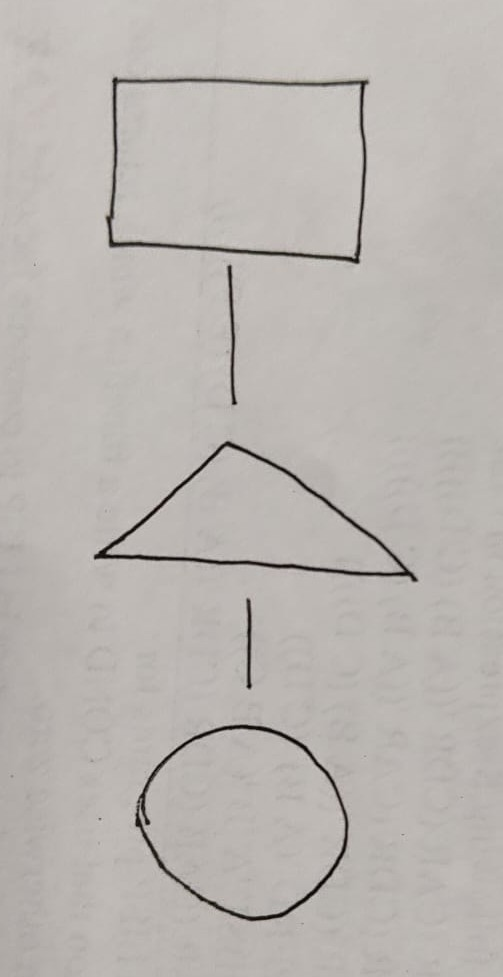
#> input picture img/test4.jpg, 503 x 977 px
$ python detect_lines_test.py
#> lines starting #> are read from the running program, lines starting #| are printed output that depends on the picture; after the words box and inside, x2 and y2 are one past the last pixel; in counts of white or black regions, pixels touching at a corner belong together
import cv2
import numpy as np
from scipy.spatial import KDTree

image = cv2.imread("img/test4.jpg")
#> image is the input picture: shape (977, 503, 3); mean B, G, R 177.8, 181.8, 186.5
blur = cv2.GaussianBlur(image, (7, 7), 1)
gray = cv2.cvtColor(blur, cv2.COLOR_BGR2GRAY)
inverted = cv2.bitwise_not(gray)
kernel = np.ones((7, 7), np.uint8)
eroded = cv2.dilate(inverted, kernel, iterations=1)
diluted_black = cv2.bitwise_not(eroded)
dst = cv2.cornerHarris(diluted_black, blockSize=5, ksize=3, k=0.1)
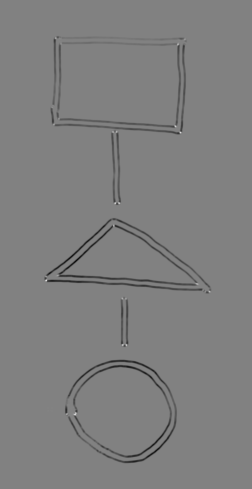
#> dst: shape (977, 503) float32 (shown at 1/2 size); min -0.000643, max 0.000619, mean -1.01e-05; drawn with min black and max white
threshold = 0.01 * dst.max()
#> threshold = 6.19e-06
corner_y, corner_x = np.where(dst > threshold)
#> corner_y = 525 values from 73 to 831; corner_x = 525 values, max 421 at index 376, min 90 at index 290, mean 233.7
corner_coords = list(zip(corner_x, corner_y))
#> corner_coords = 525 pairs, first value 90 to 421, second value 73 to 831

def merge_close_points(points, threshold=10):
#> called with threshold = 30
    tree = KDTree(points)
    merged = []
    visited = set()

    for i, pt in enumerate(points):
        if i in visited:
            continue
        nearby_idxs = tree.query_ball_point(pt, threshold)
        cluster = np.mean([points[j] for j in nearby_idxs], axis=0)
        merged.append(tuple(map(int, cluster)))
        visited.update(nearby_idxs)
#> this loop made 525 passes
#> pt on passes 2 to 4: (110, 74), (111, 74), (112, 74)
#> after the loop, merged = [(117, 79), (362, 83), (107, 218), (109, 230), (355, 257), (229, 263), (233, 406), (227, 450), (101, 555), (398, 571), (405, 575), (247, 596), (248, 689), (144, 825)]; visited = 525 items

    return merged

merged_corners = merge_close_points(corner_coords, threshold=30)
#> merged_corners has the same summary as merged in merge_close_points
print(f"Corners found:  {len(merged_corners)}")
#| Corners found:  14

output = image.copy()

for (x, y) in merged_corners:
    cv2.circle(output, (x, y), 5, (0, 0, 255), -1)
#> this loop made 14 passes
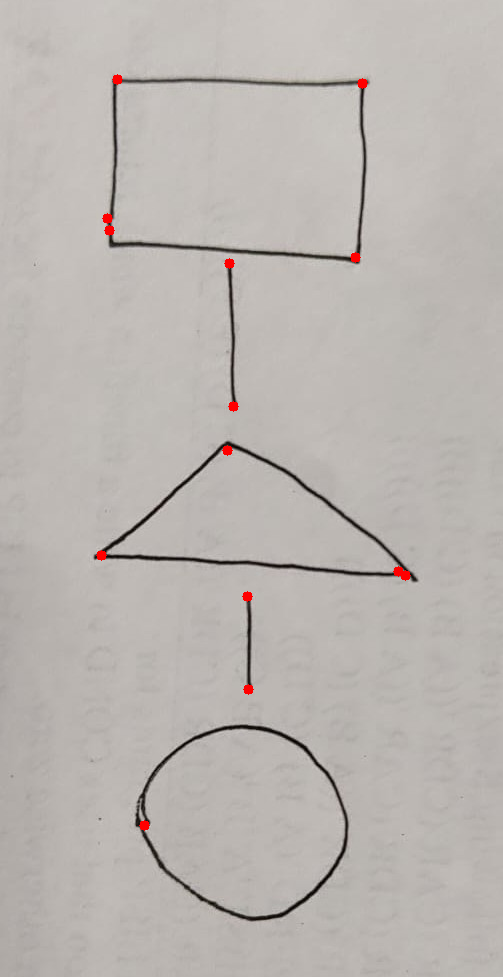
#> output: shape (977, 503, 3); 0.23% of pixels changed, all inside (x1, y1, x2, y2) = (96, 74, 411, 831)

_, binary_image = cv2.threshold(diluted_black, 127, 255, cv2.THRESH_BINARY)
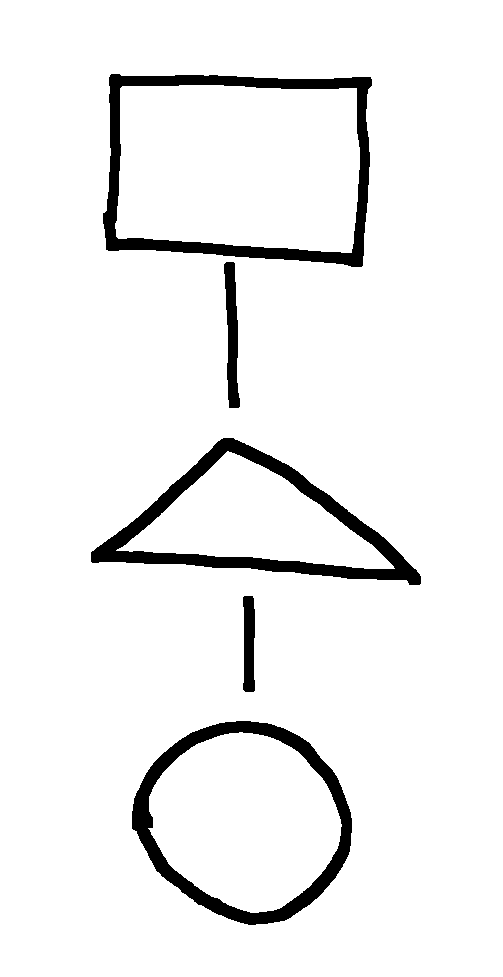
#> binary_image: shape (977, 503); 94.3% white; 5 black regions, box (x1, y1, x2, y2) and area: (103, 74, 372, 267) 8820, (91, 438, 421, 585) 8775, (132, 721, 352, 925) 7908, (224, 262, 240, 408) 1492, (243, 596, 255, 692) 1014
inverted = cv2.bitwise_not(binary_image)

#Masking
for (x, y) in merged_corners:
    cv2.circle(inverted, (x, y), radius=20, color=0, thickness=-1)
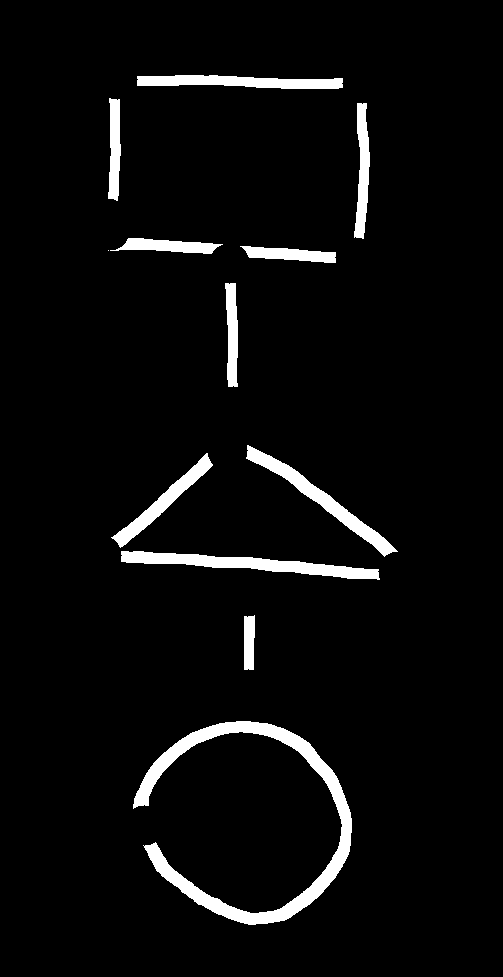
#> inverted: shape (977, 503); 4.5% white; 12 white regions (1 under 20 px)

def detect_lines_and_circles(image):
    contours, _ = cv2.findContours(image, cv2.RETR_EXTERNAL, cv2.CHAIN_APPROX_NONE)
#> contours = 12 contours, 1 with area under 20; largest, box (x1, y1, x2, y2) and area: (133, 721, 352, 925) 6736, (121, 551, 380, 580) 2624, (246, 445, 398, 557) 2166, (137, 75, 343, 89) 1828, (111, 453, 213, 548) 1544

    if len(image.shape) == 2:
        result = cv2.cvtColor(image, cv2.COLOR_GRAY2BGR)
#> result: shape (977, 503, 3); 4.5% white; 12 white regions (1 under 20 px), largest, box (x1, y1, x2, y2) and area: (133, 721, 352, 925) 7257, (121, 551, 380, 580) 2893, (246, 445, 398, 557) 2324
    else:
        result = image.copy()

    print(f"Contours found: {len(contours)}")
#| Contours found: 12

    line_endpoints = []

    if contours:
        cv2.drawContours(result, contours, -1, (0, 255, 0), 2)
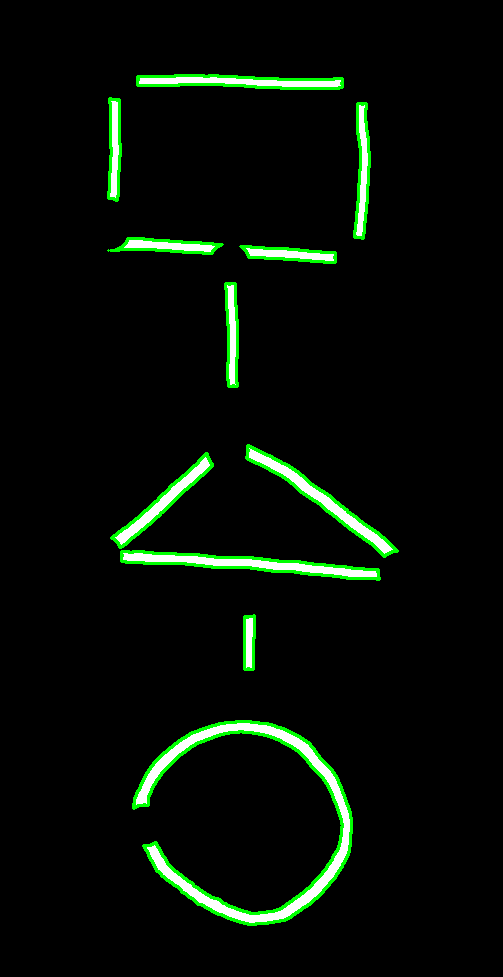
#> result: shape (977, 503, 3); mean B, G, R 7.1, 14.1, 7.1

        for cnt in contours:
            area = cv2.contourArea(cnt)
            if area < 100:
                continue

            rect = cv2.minAreaRect(cnt)
            (rx, ry), (rw, rh), angle = rect
            aspect_ratio = max(rw, rh) / min(rw, rh)

            # [15 lines of commented-out code are left out]

            if aspect_ratio > 8:
                [vx, vy, x0, y0] = cv2.fitLine(cnt, cv2.DIST_L2, 0, 0.01, 0.01)
                direction = np.array([vx, vy]).reshape(2)
                point = np.array([x0, y0]).reshape(2)

                projections = []
                for p in cnt[:, 0, :]:
                    vec = p - point
                    t = np.dot(vec, direction)
                    proj = point + t * direction
                    projections.append(tuple(proj.astype(int)))

                start_point = min(projections, key=lambda pt: np.dot(np.array(pt) - point, direction))
                end_point = max(projections, key=lambda pt: np.dot(np.array(pt) - point, direction))

                line_endpoints.append((start_point, end_point))
                cv2.line(result, start_point, end_point, (255, 0, 0), 2)
                cv2.putText(result, "Line", start_point, cv2.FONT_HERSHEY_SIMPLEX, 0.6, (0, 0, 255), 2)

            hull = cv2.convexHull(cnt)
            peri = cv2.arcLength(hull, True)
            approx = cv2.approxPolyDP(hull, 0.02 * peri, True)

            if len(approx) > 6:
                (cx, cy), radius = cv2.minEnclosingCircle(cnt)
                cv2.circle(result, (int(cx), int(cy)), int(radius), (0, 255, 255), 2)
                cv2.putText(result, "Circle", (int(cx), int(cy) - 10), cv2.FONT_HERSHEY_SIMPLEX, 0.6, (0, 255, 255), 2)
#> this loop made 12 passes
#> (area, rx, ry, rw, rh, angle, aspect_ratio, vx) on passes 3, 4, 6, 8, 9, 11, 12: (2624.5, 250.1, 563.9, 14.09, 259.3, -85.86, 18.41, [0.997]), (1544.5, 163.9, 500.5, 127.6, 15.43, -41.48, 8.27, [0.74]), (931.5, 231.7, 334.5, 11.29, 103.2, -1.26, 9.14, [0.0193]), (895.5, 287.5, 253.8, 11.51, 95.85, -86.19, 8.33, [0.997]), (924.5, 166.1, 245.3, 13.06, 111.7, -88.15, 8.56, [1]), (907, 114.3, 149, 101.9, 11.61, -89.39, 8.78, [0.0107]), (1828, 239.5, 81.3, 11.66, 205.2, -88.81, 17.59, [1])
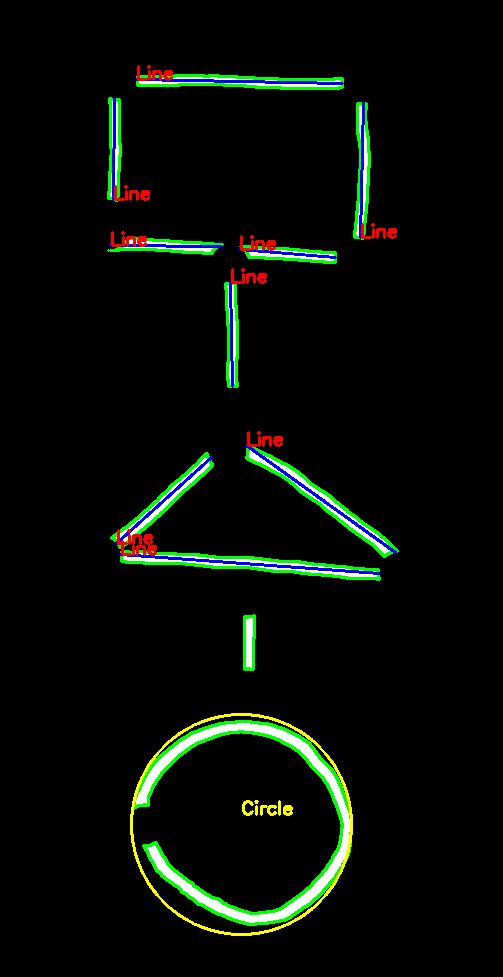
#> result: shape (977, 503, 3); 1.76% of pixels changed, all inside (x1, y1, x2, y2) = (109, 65, 397, 936)
#> after the loop, line_endpoints = [((120, 554), (379, 573)), ((116, 543), (211, 457)), ((246, 445), (395, 552)), ((230, 282), (232, 386)), ((239, 249), (335, 257)), ((110, 245), (221, 246)), ((360, 237), (363, 102)), ((113, 199), (114, 98)), ((136, 79), (342, 83))]

    return result, line_endpoints


lines_img, endpoints = detect_lines_and_circles(inverted)
#> endpoints has the same summary as line_endpoints in detect_lines_and_circles

lines = [((int(x1), int(y1)), (int(x2), int(y2))) for ((x1, y1), (x2, y2)) in endpoints]
#> lines has the same summary as line_endpoints in detect_lines_and_circles

for line in lines:
    for point in line:
        print(point)
#> this loop made 9 passes
#> line on passes 1 to 8: ((120, 554), (379, 573)), ((116, 543), (211, 457)), ((246, 445), (395, 552)), ((230, 282), (232, 386)), ((239, 249), (335, 257)), ((110, 245), (221, 246)), ((360, 237), (363, 102)), ((113, 199), (114, 98))
#> (printed output is left out)


resized_image = cv2.resize(output, None, fx=0.5, fy=0.5)
resized_inverted = cv2.resize(inverted, None, fx=0.5, fy=0.5)
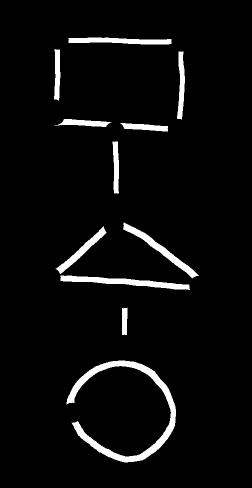
#> resized_inverted: shape (488, 252); min 0, max 255, mean 11.5

cv2.imshow("lines", lines_img)
cv2.imshow("processed", resized_image)
cv2.imshow("inverted", resized_inverted)
cv2.waitKey(0)
cv2.destroyAllWindows()

$ run again, with img/test2.jpg copied over img/test4.jpg
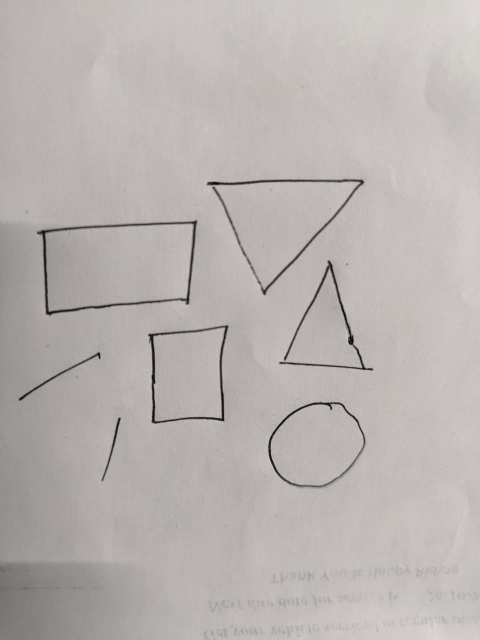
#> input picture img/test2.jpg, 960 x 1280 px (shown at 1/2 size)
#> image is the input picture: shape (1280, 960, 3); mean B, G, R 176.8, 179.6, 184.5
#> threshold = 7.11e-06
#> corner_y = 994 values from 362 to 965; corner_x = 994 values, max 749 at index 712, min 34 at index 793, mean 430.5
#> corner_coords = 994 pairs, first value 34 to 749, second value 362 to 965
#> the loop in merge_close_points, `for i, pt in enumerate(points):` made 994 passes
#> pt on passes 2 to 4: (413, 362), (412, 363), (413, 363)
#> after the loop in merge_close_points, `for i, pt in enumerate(points):`: merged = 25 pairs, first value 36 to 735, second value 367 to 963; visited = 994 items
#> merged_corners has the same summary as merged in merge_close_points
#| Corners found:  25
#> the loop `for (x, y) in merged_corners:` made 25 passes
#> (x, y) on passes 1 to 8: (421, 372), (711, 367), (422, 372), (388, 446), (80, 467), (654, 528), (695, 531), (655, 534)
#> binary_image: shape (1280, 960); 95.3% white; 8 black regions, largest, box (x1, y1, x2, y2) and area: (71, 438, 397, 635) 11144, (411, 355, 731, 593) 10148, (0, 1124, 100, 1280) 10093
#> after the loop `for (x, y) in merged_corners:`:
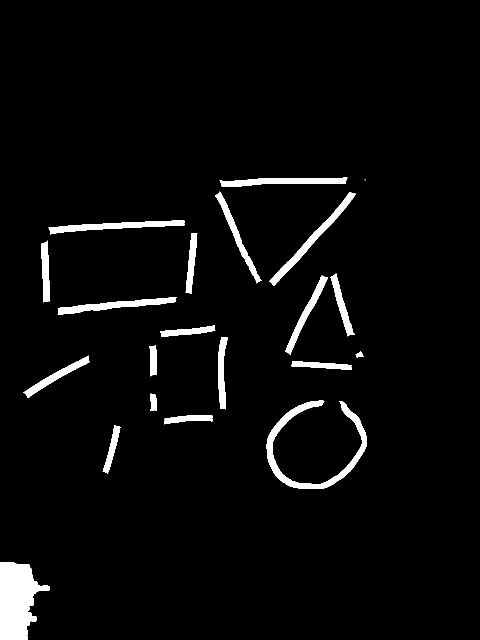
#> inverted: shape (1280, 960) (shown at 1/2 size); 3.8% white; 21 white regions (1 under 20 px)
#> contours = 21 contours, 1 with area under 20; largest, box (x1, y1, x2, y2) and area: (0, 1124, 100, 1280) 9835, (533, 801, 734, 978) 5754, (538, 384, 711, 572) 3020, (97, 441, 369, 469) 2758, (115, 594, 353, 630) 2618
#| Contours found: 21
#> the loop in detect_lines_and_circles, `for cnt in contours:` made 21 passes
#> (area, rx, ry, rw, rh, angle, aspect_ratio, vx) on passes 6, 7, 11, 12, 13, 14, 15: (1090.5, 642.3, 730.4, 10.76, 120.3, -86.29, 11.17, [0.998]), (1815, 114.2, 751.8, 149.6, 16.2, -30.26, 9.24, [0.868]), (1103, 375.1, 662.6, 109.7, 12.68, -5.98, 8.65, [0.995]), (2617.5, 233.3, 609.7, 239.4, 14.57, -5.97, 16.43, [0.995]), (1996.5, 611.4, 628.7, 171.7, 15.02, -63.62, 11.44, [0.447]), (1479, 683.2, 610.1, 15.23, 127.8, -16.87, 8.39, [0.279]), (1396, 90.63, 542.5, 13.34, 122.6, -2.15, 9.19, [0.0302])
#> after the loop in detect_lines_and_circles, `for cnt in contours:`: line_endpoints = 12 items
#> the loop `for line in lines:` made 12 passes
#> line on passes 1 to 8: ((582, 726), (702, 734)), ((49, 788), (179, 714)), ((320, 668), (429, 656)), ((114, 621), (352, 598)), ((573, 705), (649, 551)), ((665, 548), (701, 671)), ((88, 481), (92, 603)), ((376, 586), (388, 465))
#> (printed output is left out)
#> `resized_inverted = cv2.resize(inverted, None, fx=0.5, fy=0.5)`:
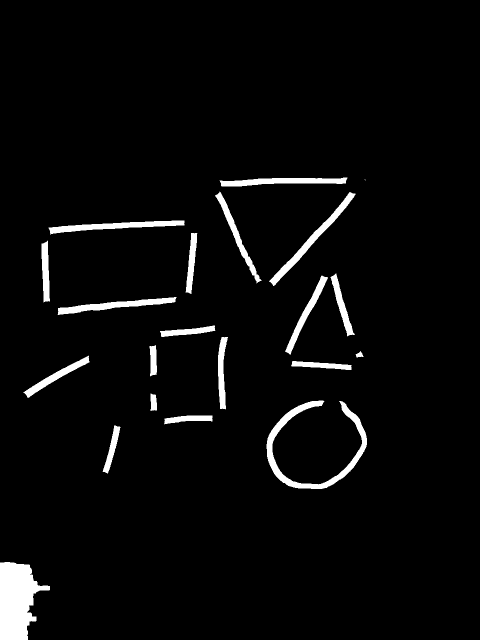
#> resized_inverted: shape (640, 480); min 0, max 255, mean 9.7

$ run again, with img/test3.jpg copied over img/test4.jpg
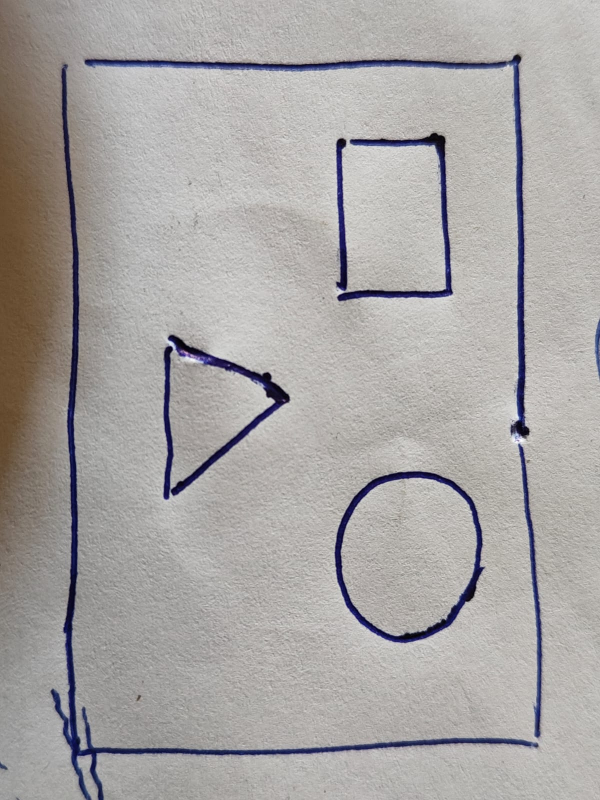
#> input picture img/test3.jpg, 1200 x 1600 px (shown at 1/2 size)
#> image is the input picture: shape (1600, 1200, 3); mean B, G, R 163.6, 165, 168.3
#> threshold = 8.6e-06
#> corner_y = 1080 values from 116 to 1542; corner_x = 1080 values, max 1197 at index 282, min 15 at index 1070, mean 651.4
#> corner_coords = 1080 pairs, first value 15 to 1197, second value 116 to 1542
#> the loop in merge_close_points, `for i, pt in enumerate(points):` made 1080 passes
#> pt on passes 2 to 4: (167, 116), (168, 116), (166, 117)
#> after the loop in merge_close_points, `for i, pt in enumerate(points):`: merged = 43 pairs, first value 16 to 1196, second value 117 to 1540; visited = 1080 items
#> merged_corners has the same summary as merged in merge_close_points
#| Corners found:  43
#> the loop `for (x, y) in merged_corners:` made 43 passes
#> (x, y) on passes 1 to 8: (167, 117), (1018, 134), (131, 127), (182, 127), (696, 283), (865, 294), (695, 285), (873, 339)
#> binary_image: shape (1600, 1200); 84.6% white; 34 black regions, largest, box (x1, y1, x2, y2) and area: (0, 0, 1080, 1600) 186215, (165, 105, 1063, 880) 33300, (666, 939, 973, 1289) 21307
#> after the loop `for (x, y) in merged_corners:`:
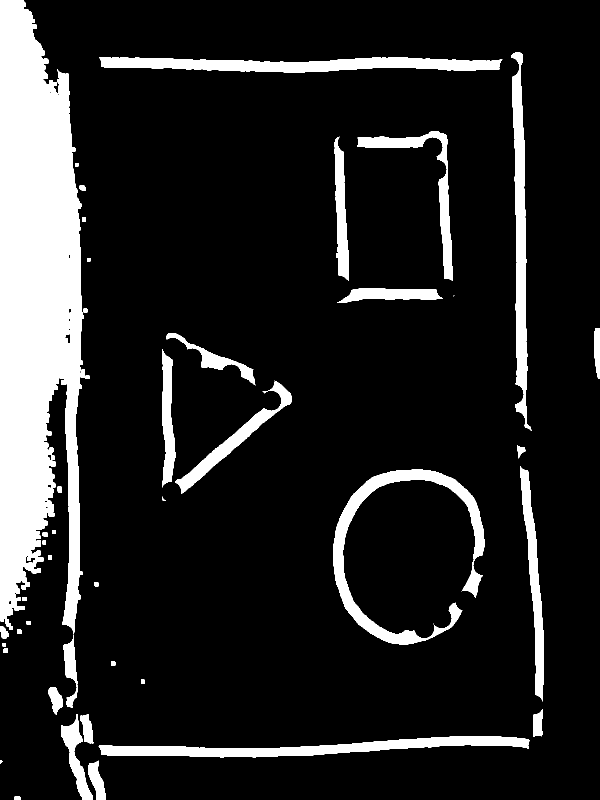
#> inverted: shape (1600, 1200) (shown at 1/2 size); 14.1% white; 49 white regions (2 under 20 px)
#> contours = 49 contours, 4 with area under 20; largest, box (x1, y1, x2, y2) and area: (0, 0, 170, 1269) 154374, (666, 939, 969, 1289) 17328, (198, 114, 1005, 146) 15404, (197, 1472, 1060, 1515) 14668, (1022, 105, 1063, 862) 12646
#| Contours found: 49
#> the loop in detect_lines_and_circles, `for cnt in contours:` made 49 passes
#> (area, rx, ry, rw, rh, angle, aspect_ratio, vx) on passes 4, 30, 35, 37, 45, 47, 48: (14668, 628.2, 1495.2, 862, 31.38, -1.54, 27.47, [1]), (7117.5, 1067.8, 1166.6, 24.34, 472, -3.97, 19.39, [0.0765]), (4562, 337, 836, 276, 26, -90, 10.62, [0.0171]), (911, 1193.5, 706, 100, 11, -90, 9.09, [0.0294]), (4701, 679.5, 417.4, 24.76, 288.6, -2.93, 11.65, [0.0486]), (15404, 601, 129.8, 30.36, 806, -89.9, 26.55, [1]), (12645.5, 1038.5, 483.2, 29.99, 756.5, -1.3, 25.22, [0.0165])
#> after the loop in detect_lines_and_circles, `for cnt in contours:`: line_endpoints = [((197, 1508), (1059, 1482)), ((1049, 931), (1085, 1401)), ((332, 697), (336, 973)), ((1193, 655), (1196, 756)), ((674, 273), (688, 561)), ((197, 127), (1003, 129)), ((1034, 104), (1046, 861))]
#> endpoints has the same summary as line_endpoints in detect_lines_and_circles
#> lines has the same summary as line_endpoints in detect_lines_and_circles
#> the loop `for line in lines:` made 7 passes
#> line on passes 1 to 7: ((197, 1508), (1059, 1482)), ((1049, 931), (1085, 1401)), ((332, 697), (336, 973)), ((1193, 655), (1196, 756)), ((674, 273), (688, 561)), ((197, 127), (1003, 129)), ((1034, 104), (1046, 861))
#> (printed output is left out)
#> `resized_inverted = cv2.resize(inverted, None, fx=0.5, fy=0.5)`:
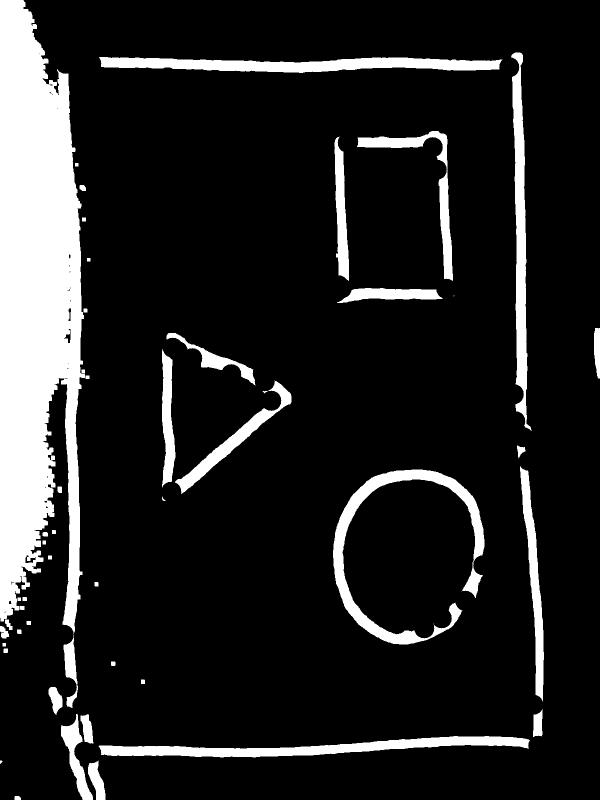
#> resized_inverted: shape (800, 600); min 0, max 255, mean 36.1
